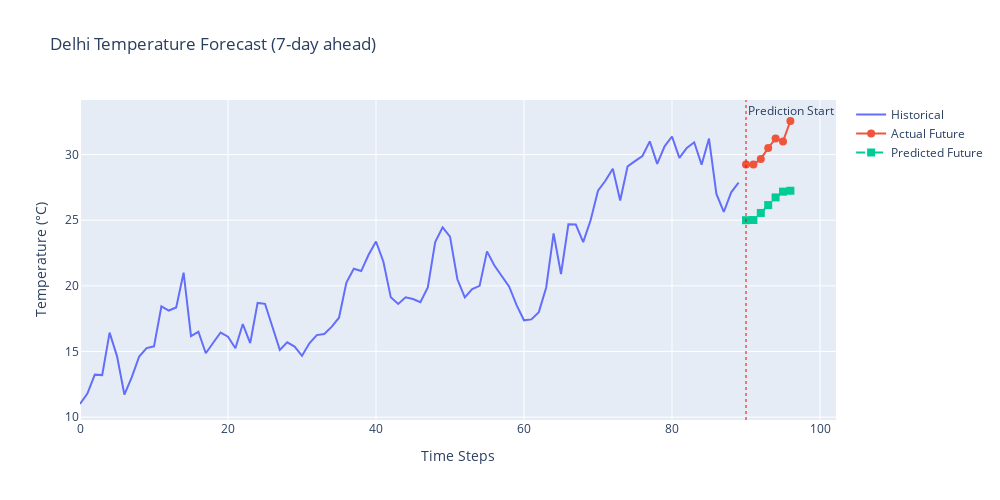

Notebook source saved alongside this figure:
### Code cell
from src.visualization import plot_forecast, compute_metrics, print_metrics

context, target = val_dataset[10]
prediction = trainer.predict(context.unsqueeze(0)).squeeze(0)

fig = plot_forecast(
    context=context,
    target=target,
    prediction=prediction,
    dataset=val_dataset,
    title='Delhi Temperature Forecast (7-day ahead)',
    feature_idx=0,
    feature_name='Temperature (°C)'
)
fig.show()

target_denorm = val_dataset.denormalize(target, is_target=True)
prediction_denorm = val_dataset.denormalize(prediction, is_target=True)

metrics = compute_metrics(target_denorm[0], prediction_denorm[0])
print_metrics(metrics, unit="°C")

### Figure 1 — Plotly figure (JSON) as saved in the notebook; plotly's stock layout.template omitted (floating-point values rounded to 4 significant figures)
{"data": [{"line": {"width": 2}, "mode": "lines", "name": "Historical", "type": "scatter", "x": [0, 1, 2, 3, 4, 5, 6, 7, 8, 9, 10, 11, 12, 13, 14, 15, 16, 17, 18, 19, 20, 21, 22, 23, 24, 25, 26, 27, 28, 29, 30, 31, 32, 33, 34, 35, 36, 37, 38, 39, 40, 41, 42, 43, 44, 45, 46, 47, 48, 49, 50, 51, 52, 53, 54, 55, 56, 57, 58, 59, 60, 61, 62, 63, 64, 65, 66, 67, 68, 69, 70, 71, 72, 73, 74, 75, 76, 77, 78, 79, 80, 81, 82, 83, 84, 85, 86, 87, 88, 89], "y": [11.0, 11.79, 13.24, 13.2, 16.43, 14.65, 11.72, 13.04, 14.62, 15.26, 15.39, 18.44, 18.12, 18.35, 21.0, 16.18, 16.5, 14.86, 15.67, 16.44, 16.12, 15.25, 17.09, 15.64, 18.7, 18.63, 16.89, 15.12, 15.7, 15.38, 14.67, 15.62, 16.25, 16.33, 16.88, 17.57, 20.25, 21.3, 21.12, 22.36, 23.38, 21.83, 19.12, 18.62, 19.12, 19.0, 18.75, 19.88, 23.33, 24.46, 23.75, 20.5, 19.12, 19.75, 20.0, 22.62, 21.55, 20.79, 19.94, 18.53, 17.38, 17.44, 18.0, 19.88, 24.0, 20.9, 24.69, 24.67, 23.33, 25.0, 27.25, 28.0, 28.92, 26.5, 29.1, 29.5, 29.89, 31.0, 29.29, 30.62, 31.38, 29.75, 30.5, 30.93, 29.23, 31.22, 27.0, 25.62, 27.12, 27.86]}, {"line": {"width": 2}, "marker": {"size": 8}, "mode": "lines+markers", "name": "Actual Future", "type": "scatter", "x": [90, 91, 92, 93, 94, 95, 96], "y": [29.25, 29.25, 29.67, 30.5, 31.22, 31.0, 32.56]}, {"line": {"dash": "dash", "width": 2}, "marker": {"size": 8, "symbol": "square"}, "mode": "lines+markers", "name": "Predicted Future", "type": "scatter", "x": [90, 91, 92, 93, 94, 95, 96], "y": [25.0, 25.01, 25.55, 26.15, 26.73, 27.17, 27.24]}], "layout": {"annotations": [{"showarrow": false, "text": "Prediction Start", "x": 90, "xanchor": "left", "xref": "x", "y": 1, "yanchor": "top", "yref": "y domain"}], "height": 500, "shapes": [{"line": {"color": "red", "dash": "dot"}, "opacity": 0.5, "type": "line", "x0": 90, "x1": 90, "xref": "x", "y0": 0, "y1": 1, "yref": "y domain"}], "showlegend": true, "title": {"text": "Delhi Temperature Forecast (7-day ahead)"}, "width": 1000, "xaxis": {"title": {"text": "Time Steps"}}, "yaxis": {"title": {"text": "Temperature (°C)"}}}}
